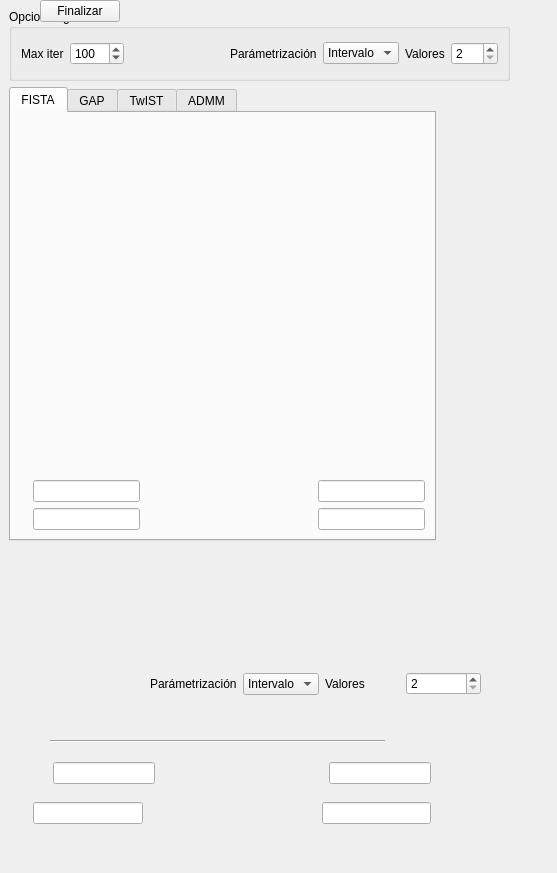
<?xml version="1.0" encoding="UTF-8"?>
<ui version="4.0">
 <class>MainWindow</class>
 <widget class="QMainWindow" name="MainWindow">
  <property name="geometry">
   <rect>
    <x>0</x>
    <y>0</y>
    <width>557</width>
    <height>873</height>
   </rect>
  </property>
  <property name="windowTitle">
   <string>Configuración de algoritmos</string>
  </property>
  <widget class="QWidget" name="centralwidget">
   <widget class="QGroupBox" name="groupBox">
    <property name="geometry">
     <rect>
      <x>9</x>
      <y>9</y>
      <width>501</width>
      <height>72</height>
     </rect>
    </property>
    <property name="title">
     <string>Opciones generales</string>
    </property>
    <layout class="QVBoxLayout" name="verticalLayout_2">
     <item>
      <layout class="QHBoxLayout" name="horizontalLayout">
       <item>
        <widget class="QLabel" name="maxiterLabel_2">
         <property name="text">
          <string>Max iter</string>
         </property>
        </widget>
       </item>
       <item>
        <widget class="QSpinBox" name="maxiterSpinBox_2">
         <property name="minimum">
          <number>1</number>
         </property>
         <property name="maximum">
          <number>9999</number>
         </property>
         <property name="value">
          <number>100</number>
         </property>
        </widget>
       </item>
       <item>
        <spacer name="horizontalSpacer_3">
         <property name="orientation">
          <enum>Qt::Horizontal</enum>
         </property>
         <property name="sizeHint" stdset="0">
          <size>
           <width>40</width>
           <height>20</height>
          </size>
         </property>
        </spacer>
       </item>
       <item>
        <widget class="QLabel" name="paramTuningLabel">
         <property name="text">
          <string>Parámetrización</string>
         </property>
        </widget>
       </item>
       <item>
        <widget class="QComboBox" name="paramTuningComboBox">
         <item>
          <property name="text">
           <string>Intervalo</string>
          </property>
         </item>
         <item>
          <property name="text">
           <string>Lista</string>
          </property>
         </item>
        </widget>
       </item>
       <item>
        <widget class="QLabel" name="paramValuesLabel">
         <property name="text">
          <string>Valores</string>
         </property>
        </widget>
       </item>
       <item>
        <widget class="QSpinBox" name="paramValuesSpinBox">
         <property name="suffix">
          <string/>
         </property>
         <property name="prefix">
          <string/>
         </property>
         <property name="minimum">
          <number>2</number>
         </property>
         <property name="maximum">
          <number>999</number>
         </property>
         <property name="stepType">
          <enum>QAbstractSpinBox::DefaultStepType</enum>
         </property>
        </widget>
       </item>
      </layout>
     </item>
    </layout>
   </widget>
   <widget class="QTabWidget" name="tabWidget">
    <property name="geometry">
     <rect>
      <x>9</x>
      <y>87</y>
      <width>427</width>
      <height>454</height>
     </rect>
    </property>
    <property name="currentIndex">
     <number>0</number>
    </property>
    <widget class="QWidget" name="fistaTab">
     <attribute name="title">
      <string>FISTA</string>
     </attribute>
     <layout class="QVBoxLayout" name="verticalLayout" stretch="10,0,0">
      <item>
       <widget class="QLabel" name="label">
        <property name="text">
         <string/>
        </property>
        <property name="pixmap">
         <pixmap resource="../assets/assets.qrc">:/equations/equations/fista.png</pixmap>
        </property>
        <property name="scaledContents">
         <bool>false</bool>
        </property>
        <property name="alignment">
         <set>Qt::AlignCenter</set>
        </property>
        <property name="wordWrap">
         <bool>true</bool>
        </property>
       </widget>
      </item>
      <item>
       <layout class="QHBoxLayout" name="horizontalLayout_2">
        <item>
         <widget class="QLabel" name="lambdaInitLabel">
          <property name="text">
           <string/>
          </property>
          <property name="pixmap">
           <pixmap resource="../assets/assets.qrc">:/parameters/parameters/lambda_init.png</pixmap>
          </property>
         </widget>
        </item>
        <item>
         <widget class="QLineEdit" name="lambdaInitLineEdit"/>
        </item>
        <item>
         <spacer name="lambdaParamSpacer">
          <property name="orientation">
           <enum>Qt::Horizontal</enum>
          </property>
          <property name="sizeHint" stdset="0">
           <size>
            <width>160</width>
            <height>20</height>
           </size>
          </property>
         </spacer>
        </item>
        <item>
         <widget class="QLabel" name="lambdaEndLabel">
          <property name="text">
           <string/>
          </property>
          <property name="pixmap">
           <pixmap resource="../assets/assets.qrc">:/parameters/parameters/lambda_end.png</pixmap>
          </property>
         </widget>
        </item>
        <item>
         <widget class="QLineEdit" name="lambdaEndLineEdit"/>
        </item>
       </layout>
      </item>
      <item>
       <layout class="QHBoxLayout" name="horizontalLayout_4">
        <item>
         <widget class="QLabel" name="muInitLabel">
          <property name="text">
           <string/>
          </property>
          <property name="pixmap">
           <pixmap resource="../assets/assets.qrc">:/parameters/parameters/mu_init.png</pixmap>
          </property>
         </widget>
        </item>
        <item>
         <widget class="QLineEdit" name="muInitLineEdit"/>
        </item>
        <item>
         <spacer name="muParamSpacer">
          <property name="orientation">
           <enum>Qt::Horizontal</enum>
          </property>
          <property name="sizeHint" stdset="0">
           <size>
            <width>160</width>
            <height>20</height>
           </size>
          </property>
         </spacer>
        </item>
        <item>
         <widget class="QLabel" name="muEndLabel">
          <property name="text">
           <string/>
          </property>
          <property name="pixmap">
           <pixmap resource="../assets/assets.qrc">:/parameters/parameters/mu_end.png</pixmap>
          </property>
         </widget>
        </item>
        <item>
         <widget class="QLineEdit" name="muEndLineEdit"/>
        </item>
       </layout>
      </item>
     </layout>
    </widget>
    <widget class="QWidget" name="gapTab">
     <attribute name="title">
      <string>GAP</string>
     </attribute>
     <layout class="QVBoxLayout" name="verticalLayout_3" stretch="50,0">
      <item>
       <widget class="QLabel" name="label_2">
        <property name="text">
         <string/>
        </property>
        <property name="pixmap">
         <pixmap resource="../assets/assets.qrc">:/equations/equations/gap.png</pixmap>
        </property>
        <property name="scaledContents">
         <bool>false</bool>
        </property>
        <property name="alignment">
         <set>Qt::AlignCenter</set>
        </property>
        <property name="wordWrap">
         <bool>true</bool>
        </property>
       </widget>
      </item>
      <item>
       <layout class="QHBoxLayout" name="horizontalLayout_6">
        <item>
         <widget class="QLabel" name="param1Label_5">
          <property name="text">
           <string/>
          </property>
          <property name="pixmap">
           <pixmap resource="../assets/assets.qrc">:/parameters/parameters/lambda_init.png</pixmap>
          </property>
         </widget>
        </item>
        <item>
         <widget class="QLineEdit" name="param1LineEdit_5"/>
        </item>
        <item>
         <spacer name="horizontalSpacer_9">
          <property name="orientation">
           <enum>Qt::Horizontal</enum>
          </property>
          <property name="sizeHint" stdset="0">
           <size>
            <width>160</width>
            <height>20</height>
           </size>
          </property>
         </spacer>
        </item>
        <item>
         <widget class="QLabel" name="param2Label_5">
          <property name="text">
           <string/>
          </property>
          <property name="pixmap">
           <pixmap resource="../assets/assets.qrc">:/parameters/parameters/lambda_end.png</pixmap>
          </property>
         </widget>
        </item>
        <item>
         <widget class="QLineEdit" name="param2LineEdit_5"/>
        </item>
       </layout>
      </item>
     </layout>
    </widget>
    <widget class="QWidget" name="twistTab">
     <attribute name="title">
      <string>TwIST</string>
     </attribute>
     <layout class="QVBoxLayout" name="verticalLayout_4" stretch="50,0,0,0">
      <item>
       <widget class="QLabel" name="label_3">
        <property name="text">
         <string/>
        </property>
        <property name="pixmap">
         <pixmap resource="../assets/assets.qrc">:/equations/equations/twist.png</pixmap>
        </property>
        <property name="scaledContents">
         <bool>false</bool>
        </property>
        <property name="alignment">
         <set>Qt::AlignCenter</set>
        </property>
        <property name="wordWrap">
         <bool>true</bool>
        </property>
       </widget>
      </item>
      <item>
       <layout class="QHBoxLayout" name="horizontalLayout_10">
        <item>
         <widget class="QLabel" name="param1Label_7">
          <property name="text">
           <string/>
          </property>
          <property name="pixmap">
           <pixmap resource="../assets/assets.qrc">:/parameters/parameters/lambda_init.png</pixmap>
          </property>
         </widget>
        </item>
        <item>
         <widget class="QLineEdit" name="param1LineEdit_7"/>
        </item>
        <item>
         <spacer name="horizontalSpacer_12">
          <property name="orientation">
           <enum>Qt::Horizontal</enum>
          </property>
          <property name="sizeHint" stdset="0">
           <size>
            <width>160</width>
            <height>20</height>
           </size>
          </property>
         </spacer>
        </item>
        <item>
         <widget class="QLabel" name="param2Label_7">
          <property name="text">
           <string/>
          </property>
          <property name="pixmap">
           <pixmap resource="../assets/assets.qrc">:/parameters/parameters/lambda_end.png</pixmap>
          </property>
         </widget>
        </item>
        <item>
         <widget class="QLineEdit" name="param2LineEdit_7"/>
        </item>
       </layout>
      </item>
      <item>
       <layout class="QHBoxLayout" name="horizontalLayout_8">
        <item>
         <widget class="QLabel" name="param1Label_6">
          <property name="text">
           <string/>
          </property>
          <property name="pixmap">
           <pixmap resource="../assets/assets.qrc">:/parameters/parameters/alpha_init.png</pixmap>
          </property>
         </widget>
        </item>
        <item>
         <widget class="QLineEdit" name="param1LineEdit_6"/>
        </item>
        <item>
         <spacer name="horizontalSpacer_10">
          <property name="orientation">
           <enum>Qt::Horizontal</enum>
          </property>
          <property name="sizeHint" stdset="0">
           <size>
            <width>160</width>
            <height>20</height>
           </size>
          </property>
         </spacer>
        </item>
        <item>
         <widget class="QLabel" name="param2Label_6">
          <property name="text">
           <string/>
          </property>
          <property name="pixmap">
           <pixmap resource="../assets/assets.qrc">:/parameters/parameters/alpha_end.png</pixmap>
          </property>
         </widget>
        </item>
        <item>
         <widget class="QLineEdit" name="param2LineEdit_6"/>
        </item>
       </layout>
      </item>
      <item>
       <layout class="QHBoxLayout" name="horizontalLayout_5">
        <item>
         <widget class="QLabel" name="param1Label_4">
          <property name="text">
           <string/>
          </property>
          <property name="pixmap">
           <pixmap resource="../assets/assets.qrc">:/parameters/parameters/beta_init.png</pixmap>
          </property>
         </widget>
        </item>
        <item>
         <widget class="QLineEdit" name="param1LineEdit_4"/>
        </item>
        <item>
         <spacer name="horizontalSpacer_11">
          <property name="orientation">
           <enum>Qt::Horizontal</enum>
          </property>
          <property name="sizeHint" stdset="0">
           <size>
            <width>160</width>
            <height>20</height>
           </size>
          </property>
         </spacer>
        </item>
        <item>
         <widget class="QLabel" name="param2Label_4">
          <property name="text">
           <string/>
          </property>
          <property name="pixmap">
           <pixmap resource="../assets/assets.qrc">:/parameters/parameters/beta_end.png</pixmap>
          </property>
         </widget>
        </item>
        <item>
         <widget class="QLineEdit" name="param2LineEdit_4"/>
        </item>
       </layout>
      </item>
     </layout>
    </widget>
    <widget class="QWidget" name="admmTab">
     <attribute name="title">
      <string>ADMM</string>
     </attribute>
     <layout class="QVBoxLayout" name="verticalLayout_5" stretch="10,0,0,0">
      <item>
       <widget class="QLabel" name="label_4">
        <property name="text">
         <string/>
        </property>
        <property name="pixmap">
         <pixmap resource="../assets/assets.qrc">:/equations/equations/admm.png</pixmap>
        </property>
        <property name="scaledContents">
         <bool>false</bool>
        </property>
        <property name="alignment">
         <set>Qt::AlignCenter</set>
        </property>
        <property name="wordWrap">
         <bool>true</bool>
        </property>
       </widget>
      </item>
      <item>
       <layout class="QHBoxLayout" name="horizontalLayout_14">
        <item>
         <widget class="QLabel" name="rhoInitLabel">
          <property name="text">
           <string/>
          </property>
          <property name="pixmap">
           <pixmap resource="../assets/assets.qrc">:/parameters/parameters/rho_init.png</pixmap>
          </property>
         </widget>
        </item>
        <item>
         <widget class="QLineEdit" name="rhoInitLineEdit"/>
        </item>
        <item>
         <spacer name="rhoParamSpacer">
          <property name="orientation">
           <enum>Qt::Horizontal</enum>
          </property>
          <property name="sizeHint" stdset="0">
           <size>
            <width>160</width>
            <height>20</height>
           </size>
          </property>
         </spacer>
        </item>
        <item>
         <widget class="QLabel" name="rhoEndLabel">
          <property name="text">
           <string/>
          </property>
          <property name="pixmap">
           <pixmap resource="../assets/assets.qrc">:/parameters/parameters/rho_end.png</pixmap>
          </property>
         </widget>
        </item>
        <item>
         <widget class="QLineEdit" name="rhoEndLineEdit"/>
        </item>
       </layout>
      </item>
      <item>
       <layout class="QHBoxLayout" name="horizontalLayout_11">
        <item>
         <widget class="QLabel" name="param1Label_8">
          <property name="text">
           <string/>
          </property>
          <property name="pixmap">
           <pixmap resource="../assets/assets.qrc">:/parameters/parameters/gamma_init.png</pixmap>
          </property>
         </widget>
        </item>
        <item>
         <widget class="QLineEdit" name="param1LineEdit_8"/>
        </item>
        <item>
         <spacer name="horizontalSpacer_14">
          <property name="orientation">
           <enum>Qt::Horizontal</enum>
          </property>
          <property name="sizeHint" stdset="0">
           <size>
            <width>160</width>
            <height>20</height>
           </size>
          </property>
         </spacer>
        </item>
        <item>
         <widget class="QLabel" name="param2Label_8">
          <property name="text">
           <string/>
          </property>
          <property name="pixmap">
           <pixmap resource="../assets/assets.qrc">:/parameters/parameters/gamma_end.png</pixmap>
          </property>
         </widget>
        </item>
        <item>
         <widget class="QLineEdit" name="param2LineEdit_8"/>
        </item>
       </layout>
      </item>
      <item>
       <layout class="QHBoxLayout" name="horizontalLayout_12">
        <item>
         <widget class="QLabel" name="param1Label_9">
          <property name="text">
           <string/>
          </property>
          <property name="pixmap">
           <pixmap resource="../assets/assets.qrc">:/parameters/parameters/lambda_init.png</pixmap>
          </property>
         </widget>
        </item>
        <item>
         <widget class="QLineEdit" name="param1LineEdit_9"/>
        </item>
        <item>
         <spacer name="horizontalSpacer_13">
          <property name="orientation">
           <enum>Qt::Horizontal</enum>
          </property>
          <property name="sizeHint" stdset="0">
           <size>
            <width>160</width>
            <height>20</height>
           </size>
          </property>
         </spacer>
        </item>
        <item>
         <widget class="QLabel" name="param2Label_9">
          <property name="text">
           <string/>
          </property>
          <property name="pixmap">
           <pixmap resource="../assets/assets.qrc">:/parameters/parameters/lambda_end.png</pixmap>
          </property>
         </widget>
        </item>
        <item>
         <widget class="QLineEdit" name="param2LineEdit_9"/>
        </item>
       </layout>
      </item>
     </layout>
    </widget>
   </widget>
   <widget class="QWidget" name="layoutWidget">
    <property name="geometry">
     <rect>
      <x>40</x>
      <y>760</y>
      <width>391</width>
      <height>27</height>
     </rect>
    </property>
    <layout class="QHBoxLayout" name="horizontalLayout_7">
     <item>
      <widget class="QLabel" name="param1Label_11">
       <property name="text">
        <string/>
       </property>
       <property name="pixmap">
        <pixmap resource="../assets/assets.qrc">:/parameters/parameters/lambda_init.png</pixmap>
       </property>
      </widget>
     </item>
     <item>
      <widget class="QLineEdit" name="param1LineEdit_11"/>
     </item>
     <item>
      <spacer name="horizontalSpacer_16">
       <property name="orientation">
        <enum>Qt::Horizontal</enum>
       </property>
       <property name="sizeHint" stdset="0">
        <size>
         <width>160</width>
         <height>20</height>
        </size>
       </property>
      </spacer>
     </item>
     <item>
      <widget class="QLabel" name="param2Label_11">
       <property name="text">
        <string/>
       </property>
       <property name="pixmap">
        <pixmap resource="../assets/assets.qrc">:/parameters/parameters/lambda_end.png</pixmap>
       </property>
      </widget>
     </item>
     <item>
      <widget class="QLineEdit" name="param2LineEdit_11"/>
     </item>
    </layout>
   </widget>
   <widget class="QWidget" name="layoutWidget_2">
    <property name="geometry">
     <rect>
      <x>20</x>
      <y>800</y>
      <width>411</width>
      <height>27</height>
     </rect>
    </property>
    <layout class="QHBoxLayout" name="horizontalLayout_9">
     <item>
      <widget class="QLabel" name="param1Label_12">
       <property name="text">
        <string/>
       </property>
       <property name="pixmap">
        <pixmap resource="../assets/assets.qrc">:/parameters/parameters/mu_init.png</pixmap>
       </property>
      </widget>
     </item>
     <item>
      <widget class="QLineEdit" name="param1LineEdit_12"/>
     </item>
     <item>
      <spacer name="horizontalSpacer_17">
       <property name="orientation">
        <enum>Qt::Horizontal</enum>
       </property>
       <property name="sizeHint" stdset="0">
        <size>
         <width>160</width>
         <height>20</height>
        </size>
       </property>
      </spacer>
     </item>
     <item>
      <widget class="QLabel" name="param2Label_12">
       <property name="text">
        <string/>
       </property>
       <property name="pixmap">
        <pixmap resource="../assets/assets.qrc">:/parameters/parameters/mu_end.png</pixmap>
       </property>
      </widget>
     </item>
     <item>
      <widget class="QLineEdit" name="param2LineEdit_12"/>
     </item>
    </layout>
   </widget>
   <widget class="Line" name="samplingHLine">
    <property name="geometry">
     <rect>
      <x>50</x>
      <y>740</y>
      <width>335</width>
      <height>3</height>
     </rect>
    </property>
    <property name="orientation">
     <enum>Qt::Horizontal</enum>
    </property>
   </widget>
   <widget class="QWidget" name="">
    <property name="geometry">
     <rect>
      <x>150</x>
      <y>670</y>
      <width>331</width>
      <height>28</height>
     </rect>
    </property>
    <layout class="QHBoxLayout" name="horizontalLayout_13">
     <item>
      <widget class="QLabel" name="paramTuningLabel_2">
       <property name="text">
        <string>Parámetrización</string>
       </property>
      </widget>
     </item>
     <item>
      <widget class="QComboBox" name="paramTuningComboBox_2">
       <item>
        <property name="text">
         <string>Intervalo</string>
        </property>
       </item>
       <item>
        <property name="text">
         <string>Lista</string>
        </property>
       </item>
      </widget>
     </item>
     <item>
      <widget class="QLabel" name="paramValuesLabel_2">
       <property name="text">
        <string>Valores</string>
       </property>
      </widget>
     </item>
     <item>
      <widget class="QSpinBox" name="paramValuesSpinBox_2">
       <property name="suffix">
        <string/>
       </property>
       <property name="prefix">
        <string/>
       </property>
       <property name="minimum">
        <number>2</number>
       </property>
       <property name="maximum">
        <number>999</number>
       </property>
       <property name="stepType">
        <enum>QAbstractSpinBox::DefaultStepType</enum>
       </property>
      </widget>
     </item>
    </layout>
   </widget>
   <widget class="QWidget" name="">
    <layout class="QHBoxLayout" name="horizontalLayout_3">
     <item>
      <spacer name="horizontalSpacer">
       <property name="orientation">
        <enum>Qt::Horizontal</enum>
       </property>
       <property name="sizeHint" stdset="0">
        <size>
         <width>40</width>
         <height>20</height>
        </size>
       </property>
      </spacer>
     </item>
     <item>
      <widget class="QPushButton" name="startPushButton">
       <property name="text">
        <string>Finalizar</string>
       </property>
      </widget>
     </item>
     <item>
      <spacer name="horizontalSpacer_2">
       <property name="orientation">
        <enum>Qt::Horizontal</enum>
       </property>
       <property name="sizeHint" stdset="0">
        <size>
         <width>40</width>
         <height>20</height>
        </size>
       </property>
      </spacer>
     </item>
    </layout>
   </widget>
  </widget>
 </widget>
 <resources>
  <include location="../assets/assets.qrc"/>
 </resources>
 <connections/>
</ui>
